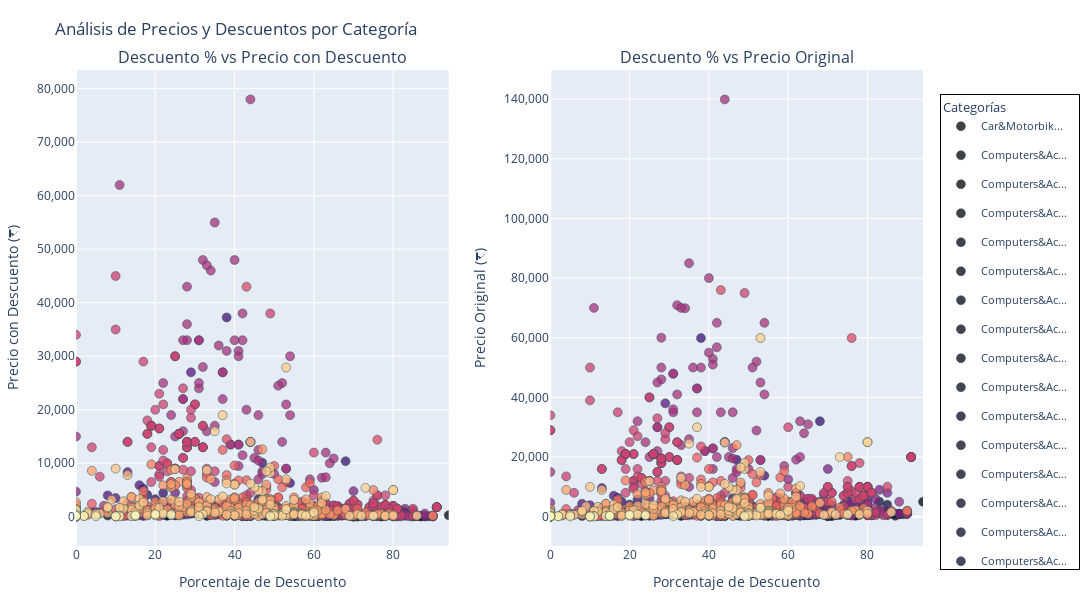

Source (notebook cell):
### Markdown cell above
**Precio con Descuento y el Precio Original vs Porcentaje de Descuento**

### Code cell
# Crear figura con 2 scatterplots lado a lado y títulos claros
fig = make_subplots(
    rows=1, cols=2,
    subplot_titles=("Descuento % vs Precio con Descuento", "Descuento % vs Precio Original"),
    horizontal_spacing=0.12
)

# Categorías únicas ordenadas (para consistencia en colores y leyenda)
categories = sorted(df['category'].unique())

# Paleta 'magma' convertida a formato rgba para Plotly con opacidad 0.75
palette = sns.color_palette("magma", len(categories))
color_map = {
    cat: f'rgba({int(r*255)}, {int(g*255)}, {int(b*255)}, 0.75)'
    for cat, (r,g,b) in zip(categories, palette)
}

# Función para abreviar nombres largos, max 12 chars + '...'
def abbreviate(cat):
    return (cat[:12] + '...') if len(cat) > 12 else cat

# Agregar scatter plots para cada categoría en ambas columnas
for col, y_col, y_label in [(1, 'discounted_price', 'Precio con Descuento'), (2, 'actual_price', 'Precio Original')]:
    for category in categories:
        cat_data = df[df['category'] == category]
        fig.add_trace(
            go.Scatter(
                x=cat_data['discount_percentage'],
                y=cat_data[y_col],
                mode='markers',
                marker=dict(color=color_map[category], size=9, line=dict(width=0.5, color='DarkSlateGrey')),
                name=abbreviate(category),
                legendgroup=category,
                showlegend=(col == 1),  # Mostrar leyenda solo en el primer gráfico para evitar repetición
                hovertemplate=(
                    f"<b>Categoría:</b> {category}<br>"
                    f"<b>% Descuento:</b> %{{x:.2f}}<br>"
                    f"<b>{y_label}:</b> ₹{{y:,.0f}}<br>"
                    "<extra></extra>"
                ),
            ),
            row=1, col=col
        )

# Layout y estética
fig.update_layout(
    title="Análisis de Precios y Descuentos por Categoría",
    height=600,
    width=1100,
    legend_title_text="Categorías",
    legend=dict(
        bgcolor='rgba(255,255,255,0.8)',
        bordercolor='Black',
        borderwidth=1,
        orientation="v",
        yanchor="top",
        y=0.95,
        xanchor="left",
        x=1.02,
        font=dict(size=11)
    ),
    hovermode="closest",
    margin=dict(l=50, r=150, t=70, b=50)
)

# Ejes X idénticos en ambos para facilitar comparación
fig.update_xaxes(title_text="Porcentaje de Descuento", range=[df['discount_percentage'].min(), df['discount_percentage'].max()], row=1, col=1)
fig.update_xaxes(title_text="Porcentaje de Descuento", range=[df['discount_percentage'].min(), df['discount_percentage'].max()], row=1, col=2)

# Ejes Y con formato moneda y títulos
fig.update_yaxes(title_text="Precio con Descuento (₹)", tickformat=",.0f", row=1, col=1)
fig.update_yaxes(title_text="Precio Original (₹)", tickformat=",.0f", row=1, col=2)

fig.show()
